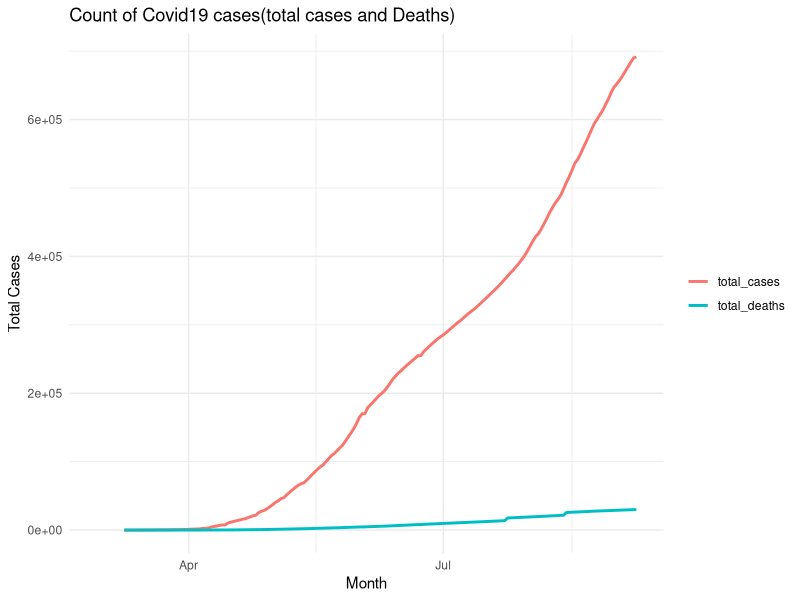
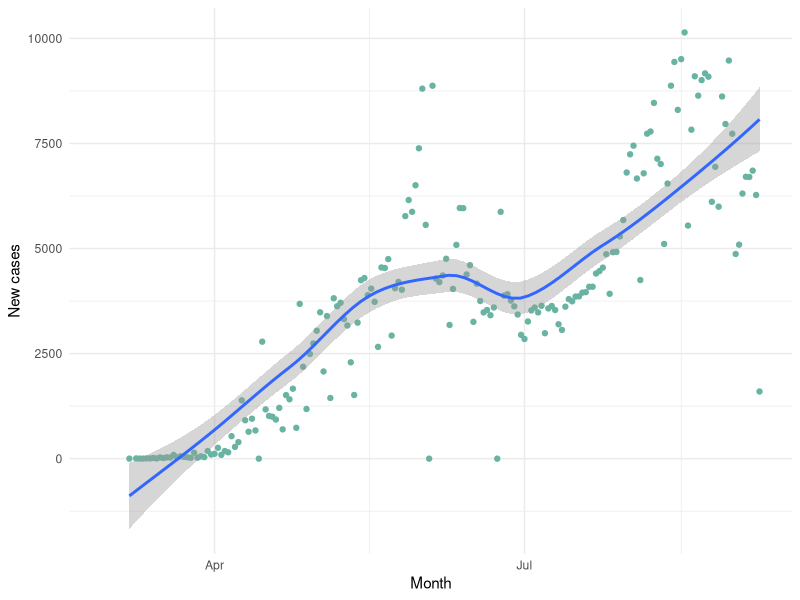
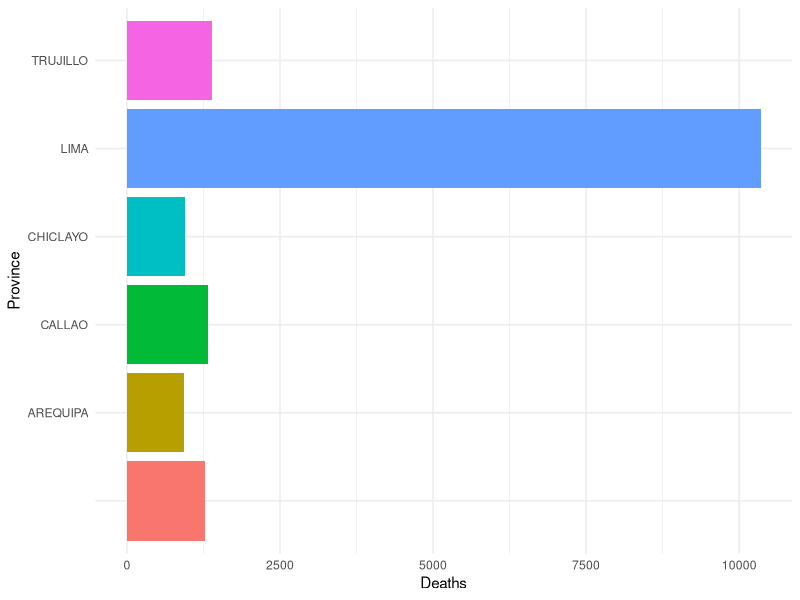
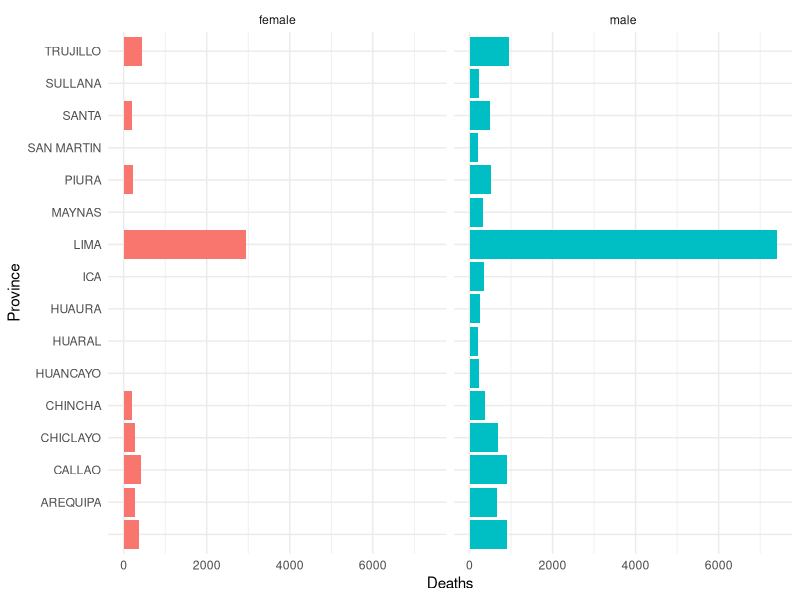
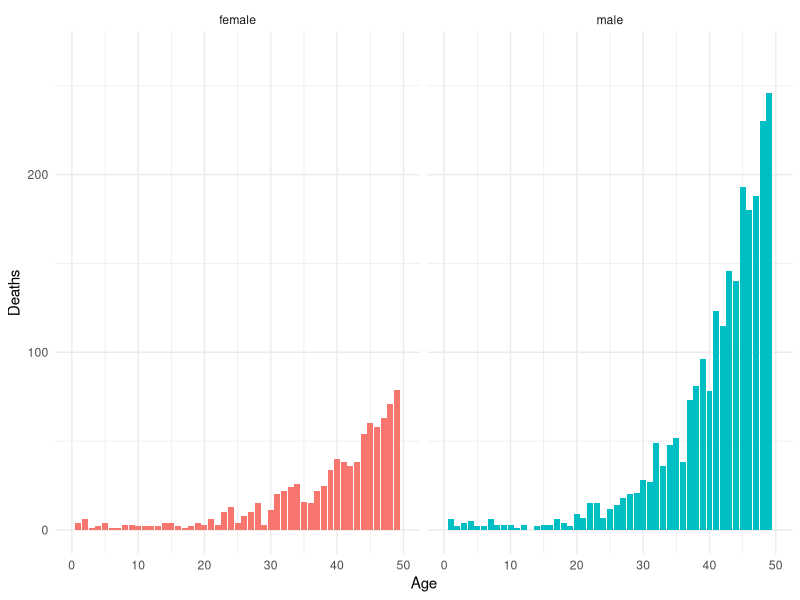

The R source for these figures, in order:
## ---- chunk 1
knitr::opts_chunk$set(collapse = TRUE)
## ---- chunk 2
library(tidyverse)
library(lubridate)
## ---- chunk 3
peru_data <- read.csv("peru_covid.csv")
peru_data$date <- lubridate::as_date(peru_data$date)
gender_table <- read.csv("state-details.csv")
## ---- chunk 4
peru_data <- peru_data %>% mutate(month = month(date))
ggplot(peru_data,aes(x = date),size = 1.0) + 
  geom_line(aes(y = total_cases, color = "total_cases"),size = 1.0)+
  geom_line(aes(y = total_deaths,color = "total_deaths"),size = 1.0)+
  theme_minimal() +
  ylab("Total Cases") +
  xlab("Month")+
  theme(legend.title = element_blank())+
  #scale_x_continuous(breaks = scales::pretty_breaks()) +
  labs(title="Count of Covid19 cases(total cases and Deaths)")
## ---- chunk 5
ggplot(peru_data,aes(x = date, y = new_cases)) +
  geom_point(color = "#69b3a2") + 
  geom_smooth() +
  theme_minimal() +
  ylab("New cases") +
  xlab("Month")
## ---- chunk 6
gender_table <- read.csv("state-details.csv")
provinces <- gender_table %>% group_by(Province) %>% count(Province,sort = TRUE) %>% head()
ggplot(provinces,aes(x = Province, y = n,fill = Province)) + 
  geom_col() + 
  coord_flip() +
  ylab("Deaths") +
  theme_minimal() +
  theme(legend.position= "none") 
## ---- chunk 7
gender <- gender_table %>% group_by(Sex,Province) %>% count(Sex,sort = TRUE) %>% head(25)
ggplot(gender,aes(x = n, y = Province,fill = Sex)) + 
  geom_col() + 
  facet_wrap(~Sex)  + 
  xlab("Deaths") +
  theme_minimal() +
  theme(legend.position = "none") 
## ---- chunk 8
Age <- gender_table %>% group_by(Sex,Age) %>% count(Age,sort = TRUE) 
ggplot(Age,aes(x = Age, y = n,fill = Sex)) + 
  geom_col(binwidth = 10) + 
  facet_wrap(~Sex)  + 
  ylab("Deaths") +
  theme_minimal() +
  theme(legend.position = "none") +
  xlim(0,50)
